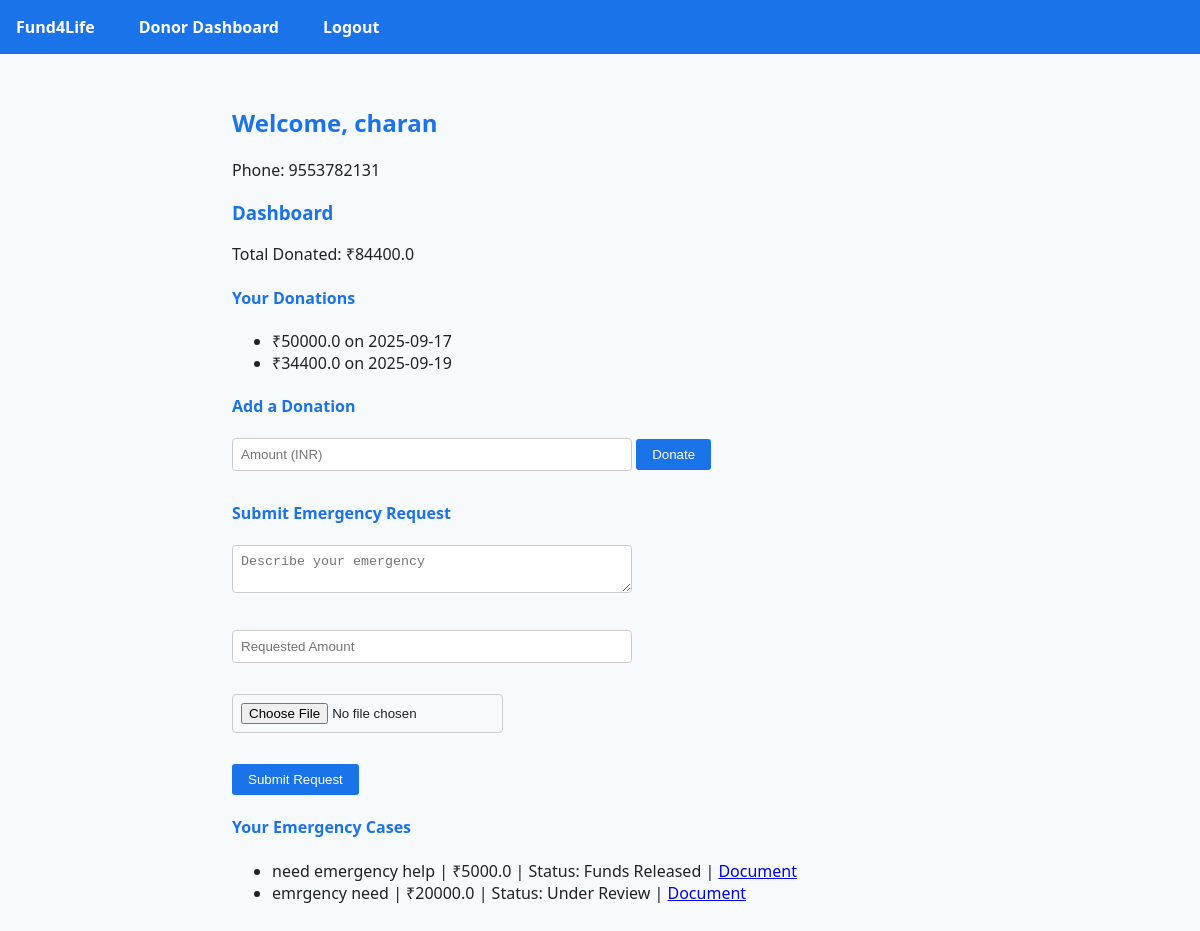
Page /donor/dashboard (signed in) on the committed database.
### models/donor.py (models this page shows)
class Donor(db.Model):
    __tablename__ = 'donor'
    id = db.Column(db.Integer, primary_key=True)
    name = db.Column(db.String(120), nullable=False)
    email = db.Column(db.String(120), unique=True, nullable=False)
    phone = db.Column(db.String(15), nullable=True)
    password = db.Column(db.String(200), nullable=False)
    donations = db.relationship('Donation', backref='donor', lazy=True)
    cases = db.relationship('EmergencyCase', backref='donor', lazy=True)

### models/donation.py (models this page shows)
class Donation(db.Model):
    __tablename__ = 'donation'
    id = db.Column(db.Integer, primary_key=True)
    donor_id = db.Column(db.Integer, db.ForeignKey('donor.id'), nullable=False)
    amount = db.Column(db.Float, nullable=False)
    timestamp = db.Column(db.DateTime, server_default=db.func.now())

### models/emergency_case.py (models this page shows)
class EmergencyCase(db.Model):
    __tablename__ = 'emergency_case'
    id = db.Column(db.Integer, primary_key=True)
    donor_id = db.Column(db.Integer, db.ForeignKey('donor.id'), nullable=False)
    description = db.Column(db.String(500), nullable=False)
    amount_requested = db.Column(db.Float, nullable=False)
    status = db.Column(db.String(20), default='Pending')
    assigned_ngo = db.Column(db.Integer, db.ForeignKey('ngo.id'), nullable=True)
    assigned_volunteer = db.Column(db.Integer, db.ForeignKey('volunteer.id'), nullable=True)  # Add this field
    created_at = db.Column(db.DateTime, server_default=db.func.now())
    document_filename = db.Column(db.String(300), nullable=True)

### donor.py (the view)
@donor_bp.route('/dashboard')
@donor_required
def dashboard():
    donor = Donor.query.get(session['donor_id'])
    donations = Donation.query.filter_by(donor_id=donor.id).all()
    cases = EmergencyCase.query.filter_by(donor_id=donor.id).all()
    total_donated = sum([d.amount for d in donations])
    return render_template('donor/dashboard.html', donor=donor, donations=donations, cases=cases, total_donated=total_donated)

### donor.py (called while the page is built)
def donor_required(f):
    from functools import wraps
    @wraps(f)
    def decorated(*args, **kwargs):
        if 'donor_id' not in session:
            flash('Please log in as donor.', 'danger')
            return redirect(url_for('auth.login'))
        return f(*args, **kwargs)
    return decorated

### templates/donor/dashboard.html
{% extends 'base.html' %}
{% block content %}
<h2>Welcome, {{ donor.name }}</h2>
<p>Phone: {{ donor.phone }}</p>
<h3>Dashboard</h3>
<p>Total Donated: ₹{{ total_donated }}</p>
<h4>Your Donations</h4>
<ul>
{% for d in donations %}
    <li>₹{{ d.amount }} on {{ d.timestamp.strftime('%Y-%m-%d') }}</li>
{% else %}
    <li>No donations yet.</li>
{% endfor %}
</ul>
<h4>Add a Donation</h4>
<form method="POST" action="{{ url_for('donor.donate') }}">
    <input type="number" name="amount" step="0.01" placeholder="Amount (INR)" required>
    <button type="submit">Donate</button>
</form>
<h4>Submit Emergency Request</h4>
<form method="POST" action="{{ url_for('donor.emergency_request') }}" enctype="multipart/form-data">
    <textarea name="description" placeholder="Describe your emergency" required></textarea><br><br>
    <input type="number" name="amount_requested" step="0.01" placeholder="Requested Amount" required><br><br>
    <input type="file" name="document"><br><br>
    <button type="submit">Submit Request</button>
</form>
<h4>Your Emergency Cases</h4>
<ul>
{% for c in cases %}
    <li>
        {{ c.description }} | ₹{{ c.amount_requested }} | Status: {{ c.status }}
        {% if c.document_filename %}
            | <a href="{{ url_for('static', filename='documents/' ~ c.document_filename) }}" target="_blank">Document</a>
        {% endif %}
    </li>
{% else %}
    <li>No emergency cases submitted.</li>
{% endfor %}
</ul>
{% endblock %}

### static/css/styles.css (style rules this page uses)
body { font-family: 'Segoe UI', Tahoma, Geneva, Verdana, sans-serif; margin: 0; padding: 0; background: #f7fafc; color: #222; }
h1, h2, h3, h4 { color: #1a73e8; }
button { background: #1a73e8; color: #fff; border: none; padding: 0.6em 1.2em; cursor: pointer; border-radius: 3px; transition: background-color 0.3s ease; }
input, textarea, select { padding: 0.6em; margin-bottom: 0.7em; width: 100%; max-width: 400px; border: 1px solid #ccc; border-radius: 4px; box-sizing: border-box; }
input[type="file"] { width: auto; }

### rows in the picture
Donor: name "charan", phone "9553782131"
Donation: amount "50000.0", timestamp "2025-09-17"
Donation: amount "34400.0", timestamp "2025-09-19"
EmergencyCase: description "need emergency help", amount_requested "5000.0", status "Funds Released"
EmergencyCase: description "emrgency need", amount_requested "20000.0", status "Under Review"

### other values in the picture
{{ total_donated }} "84400.0"
